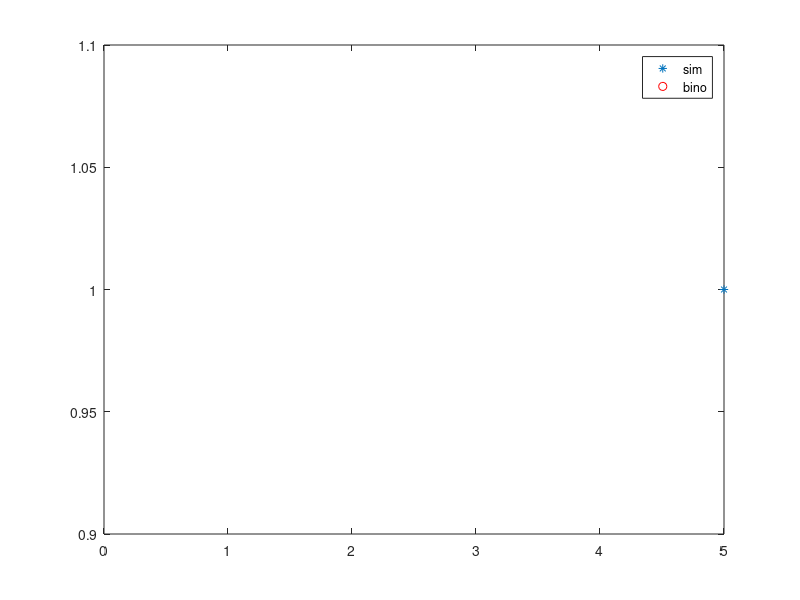

MATLAB code to generate this figure:
% b.

clear all;

% ask user for the probability (0.4)
p = input("probability: ");

% ask user for the number of trials (20)
n = input("trials: ");

% ask user for the number of simulations (100)
N = input("simulations: ");

U = rand(n, N);

X = sum(U < p);

k = 0:n;

px = binopdf(k, n, p);

U_X = unique(X);

n_X = hist(X, length(U_X));

rel_freq = n_X / N;

clf;

plot(U_X, rel_freq, "*", k, px, "ro")

legend("sim", "bino")

